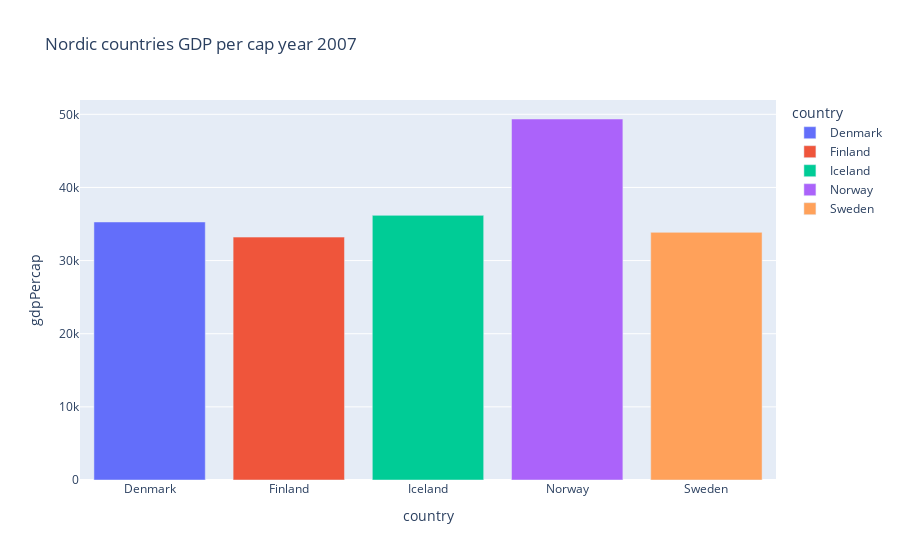

The cell this chart's notebook holds for it:
### Code cell
# compare Nordic countries 
fig = px.bar(nordic2007, x="country", y="gdpPercap", color="country", title="Nordic countries GDP per cap year 2007")
fig.show()

### Figure 1 — Plotly figure (JSON) as saved in the notebook; plotly's stock layout.template omitted (floating-point values rounded to 4 significant figures)
{"data": [{"hovertemplate": "country=%{x}<br>gdpPercap=%{y}<extra></extra>", "legendgroup": "Denmark", "marker": {"color": "#636efa", "pattern": {"shape": ""}}, "name": "Denmark", "orientation": "v", "showlegend": true, "textposition": "auto", "type": "bar", "x": ["Denmark"], "xaxis": "x", "y": [35280.0], "yaxis": "y"}, {"hovertemplate": "country=%{x}<br>gdpPercap=%{y}<extra></extra>", "legendgroup": "Finland", "marker": {"color": "#EF553B", "pattern": {"shape": ""}}, "name": "Finland", "orientation": "v", "showlegend": true, "textposition": "auto", "type": "bar", "x": ["Finland"], "xaxis": "x", "y": [33210.0], "yaxis": "y"}, {"hovertemplate": "country=%{x}<br>gdpPercap=%{y}<extra></extra>", "legendgroup": "Iceland", "marker": {"color": "#00cc96", "pattern": {"shape": ""}}, "name": "Iceland", "orientation": "v", "showlegend": true, "textposition": "auto", "type": "bar", "x": ["Iceland"], "xaxis": "x", "y": [36180.0], "yaxis": "y"}, {"hovertemplate": "country=%{x}<br>gdpPercap=%{y}<extra></extra>", "legendgroup": "Norway", "marker": {"color": "#ab63fa", "pattern": {"shape": ""}}, "name": "Norway", "orientation": "v", "showlegend": true, "textposition": "auto", "type": "bar", "x": ["Norway"], "xaxis": "x", "y": [49360.0], "yaxis": "y"}, {"hovertemplate": "country=%{x}<br>gdpPercap=%{y}<extra></extra>", "legendgroup": "Sweden", "marker": {"color": "#FFA15A", "pattern": {"shape": ""}}, "name": "Sweden", "orientation": "v", "showlegend": true, "textposition": "auto", "type": "bar", "x": ["Sweden"], "xaxis": "x", "y": [33860.0], "yaxis": "y"}], "layout": {"barmode": "relative", "legend": {"title": {"text": "country"}, "tracegroupgap": 0}, "title": {"text": "Nordic countries GDP per cap year 2007"}, "xaxis": {"anchor": "y", "categoryarray": ["Denmark", "Finland", "Iceland", "Norway", "Sweden"], "categoryorder": "array", "domain": [0, 1], "title": {"text": "country"}}, "yaxis": {"anchor": "x", "domain": [0, 1], "title": {"text": "gdpPercap"}}}}
